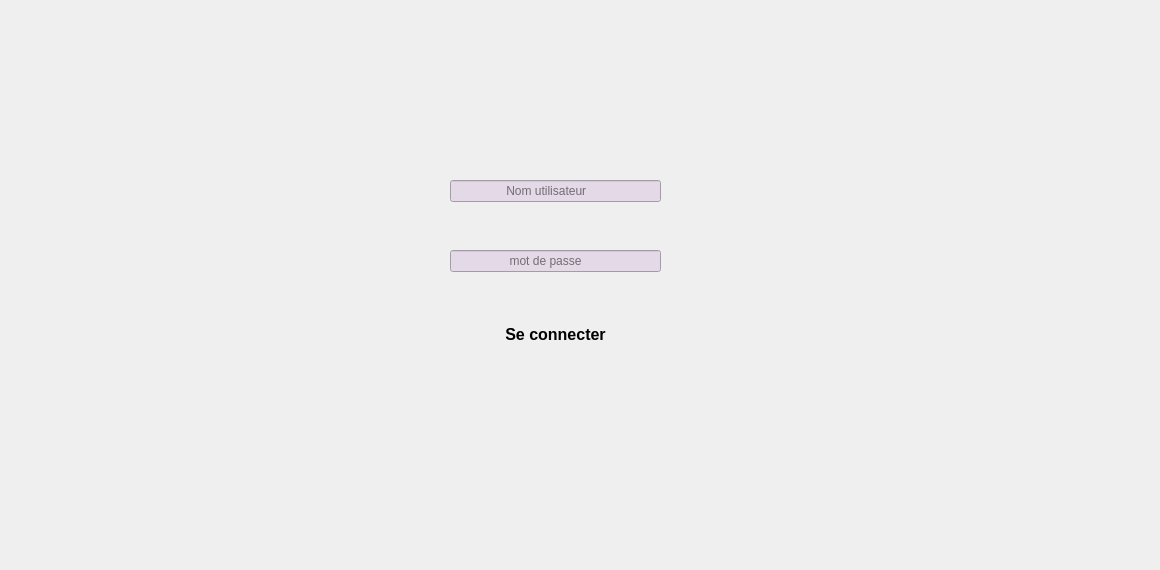
    <widget class="QWidget" name="page">
     <property name="styleSheet">
      <string notr="true">background-image: url(:/images/file cover - 1.png);
background-repeat: no-repeat;
background-position:center;</string>
     </property>
     <widget class="QLineEdit" name="username">
      <property name="geometry">
       <rect>
        <x>450</x>
        <y>180</y>
        <width>211</width>
        <height>22</height>
       </rect>
      </property>
      <property name="styleSheet">
       <string notr="true">
color: rgb(85, 0, 255);
background-color: rgb(0, 85, 255);
selection-color: rgb(0, 85, 255);
color: rgb(0, 85, 255);
color: rgb(0, 0, 0);
border-color: rgb(0, 0, 0);
background-color:rgb(228, 217, 231);</string>
      </property>
      <property name="placeholderText">
       <string>                Nom utilisateur</string>
      </property>
     </widget>
     <widget class="QLineEdit" name="password">
      <property name="geometry">
       <rect>
        <x>450</x>
        <y>250</y>
        <width>211</width>
        <height>22</height>
       </rect>
      </property>
      <property name="styleSheet">
       <string notr="true">background-color:rgb(228, 217, 231);
color: rgb(0, 0, 0);
border-color: rgb(0, 0, 0);</string>
      </property>
      <property name="echoMode">
       <enum>QLineEdit::Password</enum>
      </property>
      <property name="placeholderText">
       <string>                 mot de passe </string>
      </property>
     </widget>
     <widget class="QPushButton" name="pushButton_7">
      <property name="geometry">
       <rect>
        <x>480</x>
        <y>320</y>
        <width>151</width>
        <height>28</height>
       </rect>
      </property>
      <property name="styleSheet">
       <string notr="true">QPushButton{
	border-color: rgb(0, 0, 0);
	padding: 0px 16px;


width: 86px;
height: 48px;
left: 1996px;
top: 64px;

/* Blue/50 */
background: (255,255,255,0.25);
border-radius: 12px;


/* Button */

width: 54px;
height: 24px;

font-family: 'Inter';
font-style: normal;
font-weight: 800;
font-size: 16px;
line-height: 24px;
/* identical to box height, or 150% */

/* Base/100 */
color: black;
}

QPushButton:hover{
	padding: 0px 16px;


width: 86px;
height: 48px;
left: 1996px;
top: 64px;

/* Blue/50 */
background: #0B28C2;
border-radius: 12px;


/* Button */

width: 54px;
height: 24px;

font-family: 'Inter';
font-style: normal;
font-weight: 800;
font-size: 16px;
line-height: 24px;
/* identical to box height, or 150% */

/* Base/100 */
color: #FFFFFF;
}


QPushButton:pressed{
	padding: 0px 16px;


width: 86px;
height: 48px;
left: 1996px;
top: 64px;

/* Blue/50 */
background: #081E91;
border-radius: 12px;


/* Button */

width: 54px;
height: 24px;

font-family: 'Inter';
font-style: normal;
font-weight: 800;
font-size: 16px;
line-height: 24px;
/* identical to box height, or 150% */

/* Base/100 */
color:(255,255,255,0.5);
}</string>
      </property>
      <property name="text">
       <string>Se connecter</string>
      </property>
     </widget>
     <widget class="QLabel" name="label_128">
      <property name="geometry">
       <rect>
        <x>-330</x>
        <y>-20</y>
        <width>1151</width>
        <height>561</height>
       </rect>
      </property>
      <property name="text">
       <string/>
      </property>
      <property name="pixmap">
       <pixmap>../../audit3.jpg</pixmap>
      </property>
      <property name="scaledContents">
       <bool>true</bool>
      </property>
     </widget>
     <zorder>label_128</zorder>
     <zorder>username</zorder>
     <zorder>password</zorder>
     <zorder>pushButton_7</zorder>
    </widget>
